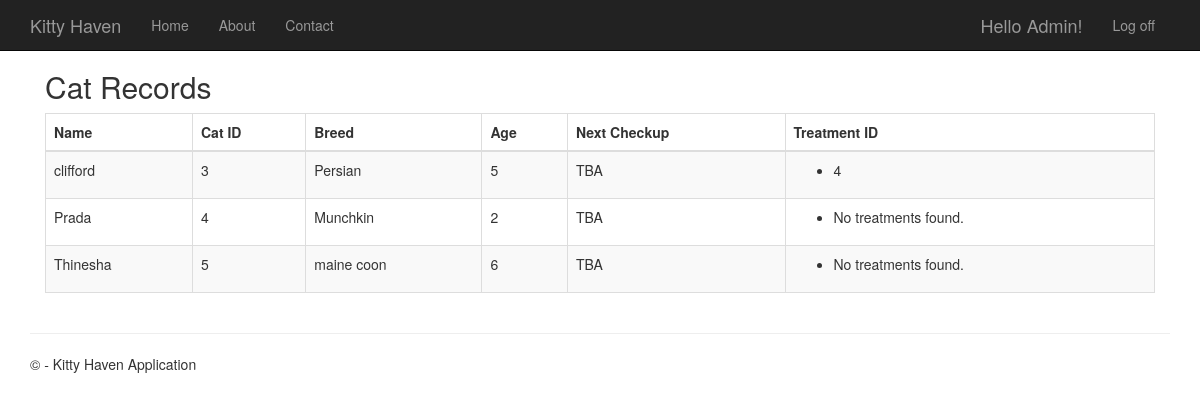
The page /report/ (signed in) on the database as committed earlier.
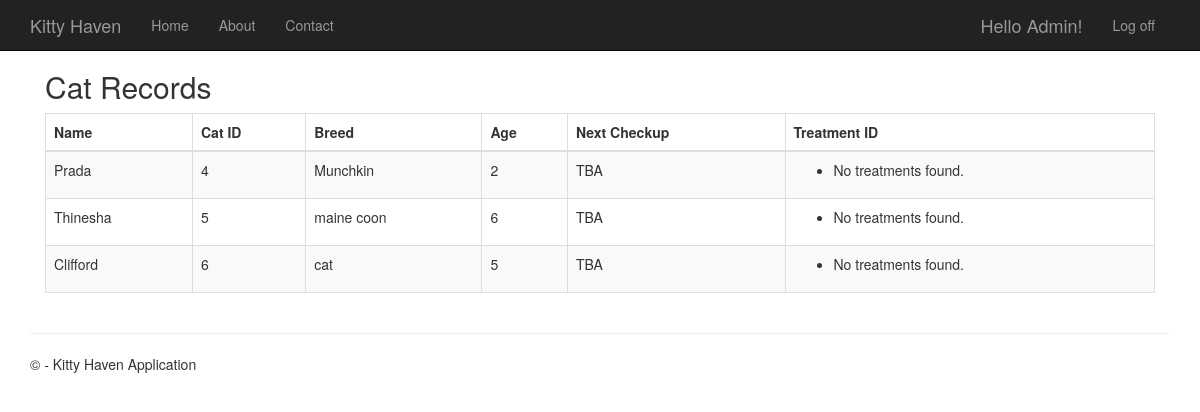
The same page on the database as committed later.
### app/models.py (models this page shows, shortened)
class Account(AbstractUser):
    RegistrationDate = models.DateField(auto_now_add=True)
    groups = models.ManyToManyField(Group, related_name="account_users", blank=True)
    user_permissions = models.ManyToManyField(Permission, related_name="account_users", blank=True)
    class Meta:
        app_label = "app"

### CatDatabase/models.py (models this page shows, shortened)
class Cat(models.Model):
    CatID = models.AutoField(primary_key=True)
    UserID = models.ForeignKey(djangoUser, on_delete=models.CASCADE, null=True, blank=True)
    Name = models.CharField(max_length=50)
    Breed = models.CharField(max_length=50)
    Age = models.IntegerField()
    Gender = models.CharField(max_length=1)
    Description = models.CharField(max_length=500)

class Treatment(models.Model):
    TreatmentID = models.AutoField(primary_key=True)
    CatID = models.ForeignKey(Cat, on_delete=models.CASCADE, null=True, blank=True)
    TreatmentName = models.CharField(max_length=200)
    StartDate = models.DateField(blank=True)
    EndDate = models.DateField(blank=True)
    Description = models.CharField(max_length=1000)

### app/views.py (the view)
# urls.py: path('report/', views.report, name='report'),
@login_required
def report(request):
    cats = Cat.objects.all()  # Fetch all cats from the database
    cat_treatments = {cat.CatID: Treatment.objects.filter(CatID=cat.CatID) for cat in cats}
    return render(request, 'app/report.html', {'cats': cats, 'cat_treatments': cat_treatments})

### app/templatetags/custom_filter.py (called while the page is built)
@register.filter
def get_item(dictionary, key):
    return dictionary.get(key, [])

### app/templates/app/report.html
{% extends "app/layout.html" %}
{% load custom_filter %}
{% block content %}
<div class="container mt-4">
    <h2 class="fw-bold">Cat Records</h2>
    <div class="table-responsive">
        <table class="table table-striped table-bordered">
            <thead class="table-dark">
                <tr>
                    <th>Name</th>
                    <th>Cat ID</th>
                    <th>Breed</th>
                    <th>Age</th>
                    <th>Next Checkup</th>
                    <th>Treatment ID</th>
                </tr>
            </thead>
            <tbody>
                {% for cat in cats %}
                <tr>
                    <td>{{ cat.Name }}</td>
                    <td>{{ cat.CatID }}</td>
                    <td>{{ cat.Breed     }}</td>
                    <td>{{ cat.Age }}</td>
                    <td>{{ cat.Checkup|default:"TBA" }}</td>
                    <td>
                        <ul>
                            {% for treatment in cat_treatments|get_item:cat.CatID %}
                                <li>{{ treatment.TreatmentID }}</li>
                            {% empty %}
                                <li>No treatments found.</li>
                            {% endfor %}
                        </ul>
                    </td>
                </tr>
                {% empty %}
                <tr>
                    <td colspan="6" class="text-center">No records found</td>
                </tr>
                {% endfor %}
            </tbody>
        </table>
    </div>
</div>
{% endblock %}

### app/templates/app/layout.html (shortened to what this page needs)
<!DOCTYPE html>
<html>
<head>
    {% load static %}
    <link rel="stylesheet" type="text/css" href="{% static 'app/content/bootstrap.min.css' %}" />
    <link rel="stylesheet" type="text/css" href="{% static 'app/content/site.css' %}" />
</head>
<body>
    <div class="navbar navbar-inverse navbar-fixed-top">
        <div class="container">
            <div class="navbar-header">
                <a href="/" class="navbar-brand">Kitty Haven</a>
            </div>
            <div class="navbar-collapse collapse">
                <ul class="nav navbar-nav">
                    <li><a href="{% url 'home' %}">Home</a></li>
                    <li><a href="{% url 'about' %}">About</a></li>
                    <li><a href="{% url 'contact' %}">Contact</a></li>
                </ul>
                {% include 'app/loginpartial.html' %}
             </div>
        </div>
    </div>
    <div class="container body-content">
{% block content %}{% endblock %}
        <hr/>
        <footer>
            <p>&copy; {{ year }} - Kitty Haven Application</p>
        </footer>
    </div>
</body>
</html>

### app/templates/app/loginpartial.html (shortened to what this page needs)
{% if user.is_authenticated %}
<form id="logoutForm" action="/logout" method="post" class="navbar-right">
    <ul class="nav navbar-nav navbar-right">
        <li><span class="navbar-brand">Hello {{ user.username }}!</span></li>
        <li><a href="javascript:document.getElementById('logoutForm').submit()">Log off</a></li>
    </ul>
</form>
{% else %}
<ul class="nav navbar-nav navbar-right">
    <li><a href="{% url 'login' %}">Log in</a></li>
</ul>
{% endif %}

### app/static/app/content/site.css (style rules this page uses)
body { padding-top: 50px; padding-bottom: 20px; }
.body-content { padding-left: 15px; padding-right: 15px; }

Rows that differ between the two databases and show on the page:
removed Cat: Name "clifford", CatID "3", Breed "Persian", Age "5", Checkup "TBA"
removed Treatment: TreatmentID "4"
added Cat: Name "Clifford", CatID "6", Breed "cat", Age "5", Checkup "TBA"
